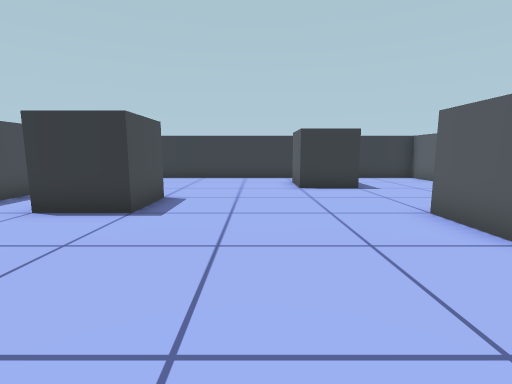
view 1 (above)

17 first-person views from a walk through a scene from a Unity 3-D project. The camera is 1.2 m above the floor, tilts 8° down and sees 85° across. The floor is counted in squares, 1 m on a side. Each view is taken from the middle of a square. On the plan, view 1 faces up. The plan holds only what a view shows up to about 13 squares ahead; the rest is blank. The place goes on beyond the plan.

view 2
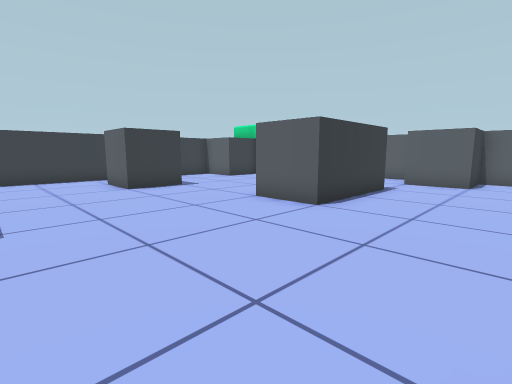

view 3
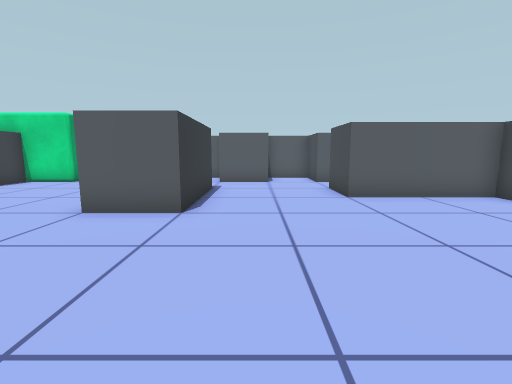

view 4
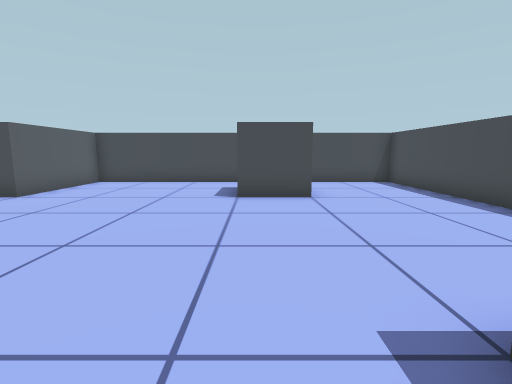

view 5
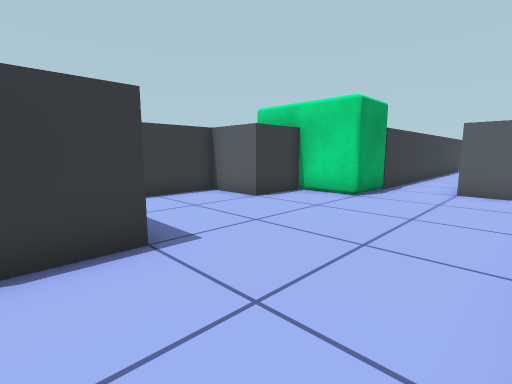

view 6
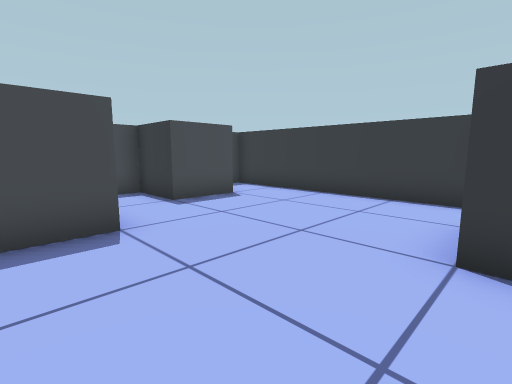

view 7
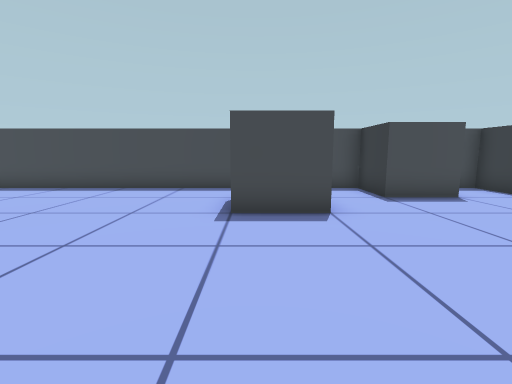

view 8
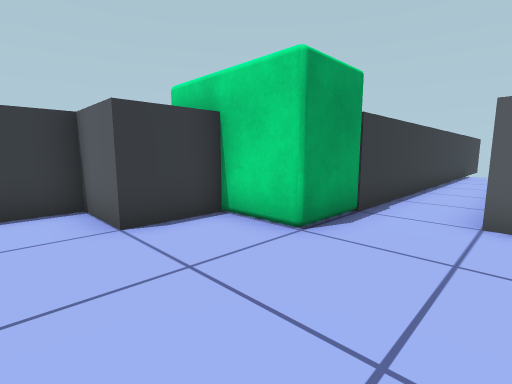

view 9
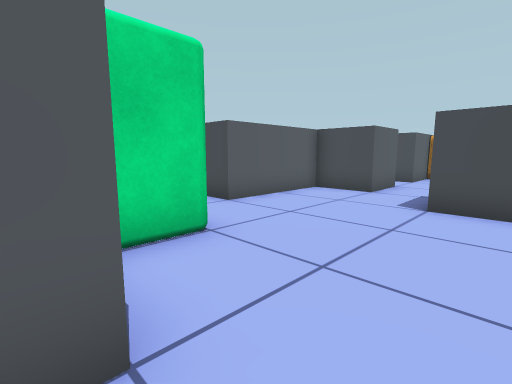

view 10
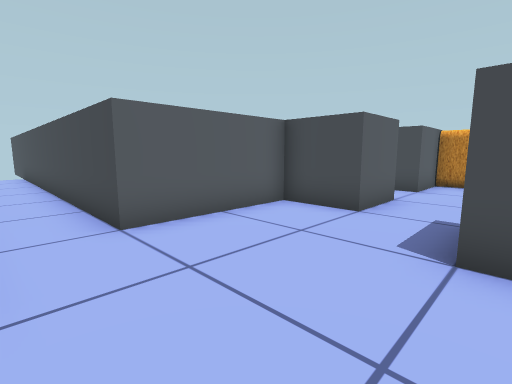

view 11
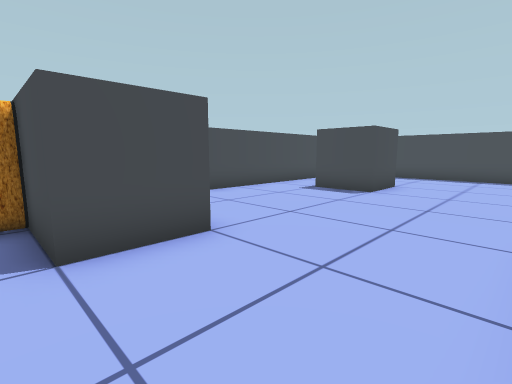

view 12
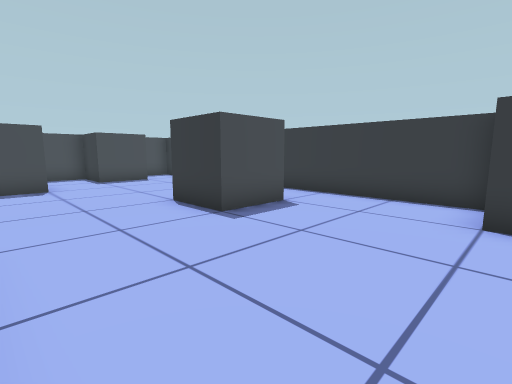

view 13
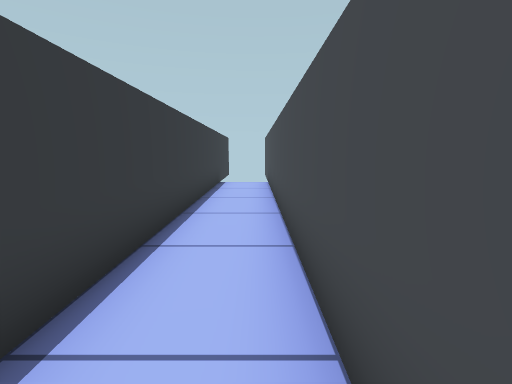

view 14
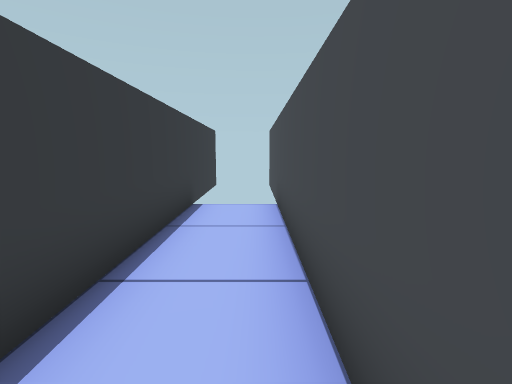

view 15
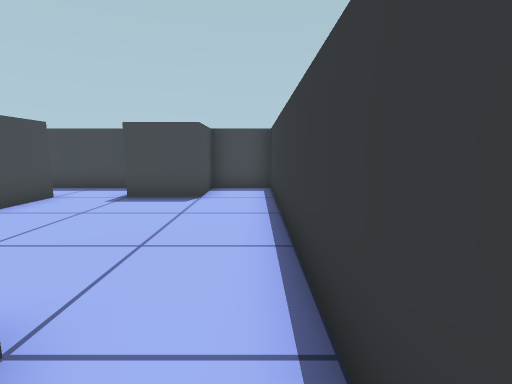

view 16
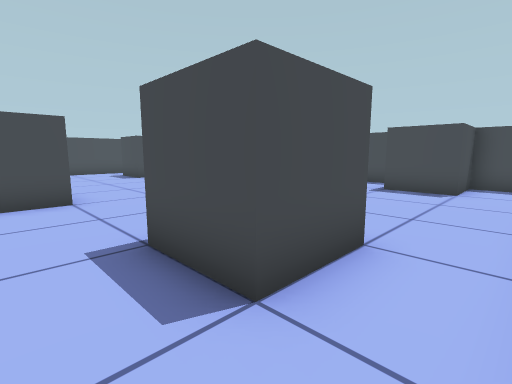

view 17
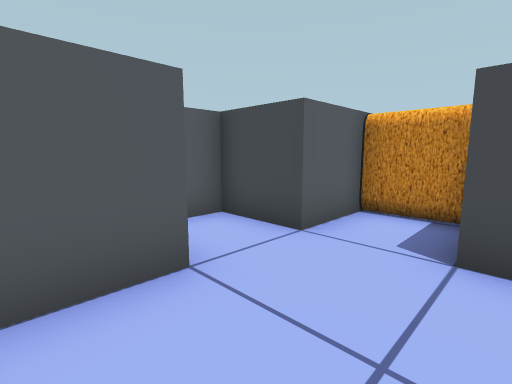

### Floor plan
Points are (right, up) in squares from view 1. A wall is a line through its corners. A room is listed if a view was taken in it or the views show most of it. See-through windows are left out.
Room 1 (views 1, 2, 3, 4, 5, 6, 7, 8, 9, 10, 11, 12, 13, 14, 15, 16, 17)
walls: (3.5, 9.5) (1.5, 9.5) (1.5, 11.5) (3.5, 11.5) (3.5, 9.5); (7.6, 3.5) (3.5, 3.5) (3.5, 5.5) (7.5, 5.5); (-2.5, 7.6) (-2.5, 5.5) (-4.5, 5.5); (-2.6, -0.5) (-0.5, -0.5) (-0.5, -2.5); (-4.5, 7.5) (-2.9, 7.5); (9.5, 11.5) (7.5, 11.5) (7.5, 13.5) (-6.5, 13.5) (-6.5, 11.5) (-4.5, 11.5) (-4.5, 9.5) (-6.5, 9.5) (-6.5, -4.5) (5.5, -4.5) (5.5, -0.5) (7.5, -0.5) (7.5, -2.5); (9.5, -2.5) (9.5, -0.5) (11.5, -0.5) (11.5, 1.5) (9.5, 1.5) (9.5, 3.5) (11.5, 3.5) (11.5, 7.5) (24.5, 7.5); (24.5, 9.5) (11.5, 9.5)
objects: other object (8, -4) to (9, -3); other object (10, 10) to (11, 13)

Positions as (right, up) in squares from view 1, and headings:
1: (0, 0), facing up
2: (-2, 0), facing up-right
3: (-2, 2), facing right
4: (-1, 7), facing down
5: (2, 6), facing up-right
6: (2, 6), facing up-left
7: (3, 6), facing left
8: (6, 7), facing up-right
9: (6, 12), facing down-right
10: (7, 9), facing down-right
11: (8, 3), facing down-left
12: (8, 6), facing up-left
13: (12, 8), facing right
14: (17, 8), facing right
15: (3, 13), facing left
16: (5, 13), facing down-left
17: (7, 3), facing down-right
